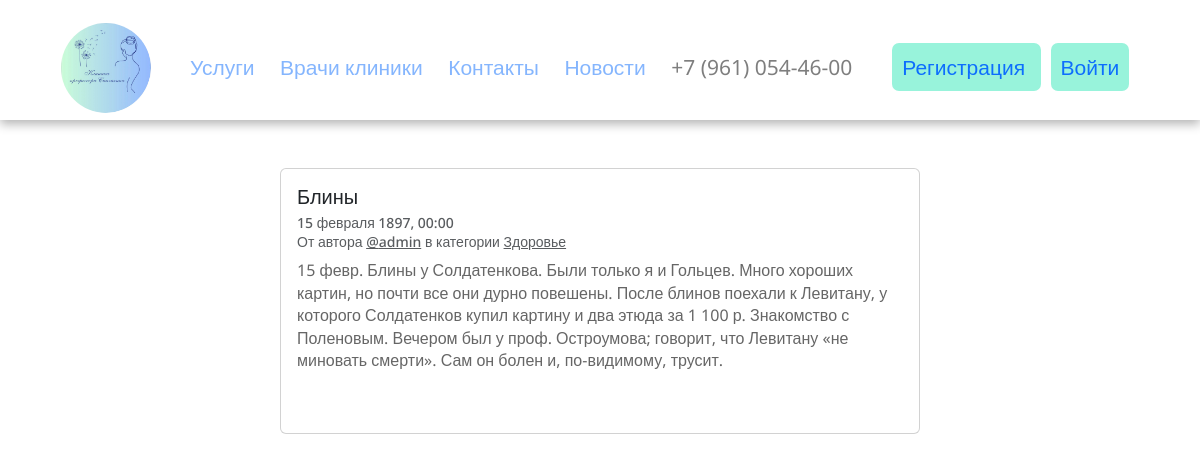
Screenshot of /news/2/ with the database file from the repository.
### news/models.py (models this page shows, shortened)
class PubCreatedModel(models.Model):
    is_published = models.BooleanField(
        'Опубликовано',
        default=True,
        help_text='Снимите галочку, чтобы скрыть новость.'
    )
    created_at = models.DateTimeField('Добавлено', auto_now_add=True)
    class Meta:
        abstract = True

class New(PubCreatedModel):
    title = models.CharField('Заголовок', max_length=256)
    text = models.TextField('Текст')
    pub_date = models.DateTimeField(
        'Дата и время новости',
        help_text=('Если установить дату и время '
                   'в будущем — можно делать отложенные новости.')
    )
    author = models.ForeignKey(
        User,
        on_delete=models.CASCADE,
        related_name='news',
        verbose_name='Автор новости'
    )
    category = models.ForeignKey(
        Category,
        on_delete=models.SET_NULL,
        related_name='news',
        null=True,
        verbose_name='Категория'
    )
    image = models.ImageField('Фото', upload_to='posts_images', blank=True)
    class Meta:
        verbose_name = 'Новость'
        verbose_name_plural = 'Новости'

class Category(PubCreatedModel):
    title = models.CharField('Заголовок', max_length=256)
    description = models.TextField('Описание')
    slug = models.SlugField(
        'Идентификатор',
        unique=True,
        help_text=('Идентификатор страницы для URL; '
                   'разрешены символы латиницы, цифры, '
                   'дефис и подчёркивание.')
    )
    class Meta:
        verbose_name = 'категория'
        verbose_name_plural = 'Категории'

### news/views.py (the view)
# urls.py: path('<int:pk>/', views.news_detail, name='news_detail'),
def news_detail(request, pk):
    new = get_object_or_404(
        New,
        pk=pk
    )
    if new.author != request.user:
        new = get_object_or_404(
            get_filtered_queryset(New),
            pk=pk
        )
    comments = (
        new.comments.all()
        .select_related('author'))
    form = CommentForm
    context = {'new': new,
               'form': form,
               'comments': comments,
               }
    return render(request, 'news/detail.html', context)

### news/service.py (called while the page is built)
def get_filtered_queryset(mod):
    return mod.objects.select_related(
        'category',
        'author'
    ).filter(
        is_published=True,
        pub_date__lte=timezone.now(),
        category__is_published=True
    )

### templates/news/detail.html (shortened to what this page needs)
{% extends "base.html" %}
{% block content %}
  <div class="col d-flex justify-content-center">
    <div class="card" style="width: 40rem;">
      <div class="card-body">
        <h5 class="card-title">{{ new.title }}</h5>
        <h6 class="card-subtitle mb-2 text-muted">
          <small>
            {{ new.pub_date|date:"d E Y, H:i" }} <br>
            От автора <a class="text-muted" href="{% url 'clinic:profile' new.author.username %}">@{{ new.author.username }}</a> в
            категории {% include "includes/category_link.html" %}
          </small>
        </h6>
        <p class="card-text">{{ new.text|linebreaksbr }}</p>
        {% include "includes/comments.html" %}
      </div>
    </div>
  </div>
{% endblock %}

### templates/includes/category_link.html
<a class="text-muted" href="{% url 'news:category_news' new.category.slug %}">
    {{ new.category.title }}
  </a>

### static/css/style.css (style rules this page uses)
body { position: relative; font-family: 'Noto Sans', sans-serif; font-size: 21px; line-height: 1.4; color: #000; min-width: 32px; overflow-x: hidden; height: auto; }
* { margin: 0; padding: 0; }
p { font-size: 16px; color: #666; }

### rows the page displays
New: title "Блины", pub_date "15 февраля 1897, 00:00", author.username "admin", category "Здоровье", text "15 февр. Блины у Солдатенкова. Были только я и Гольцев. Много хороших картин, но почти все они дурно повешены. После блинов поехали к Левитану, у которого Солдатенков купил картину и два этюда за 1 100 р. Знакомство с Поленовым. Вечером был у проф. Остроумова; говорит, что Левитану «не миновать смерти». Сам он болен и, по-видимому, трусит."
